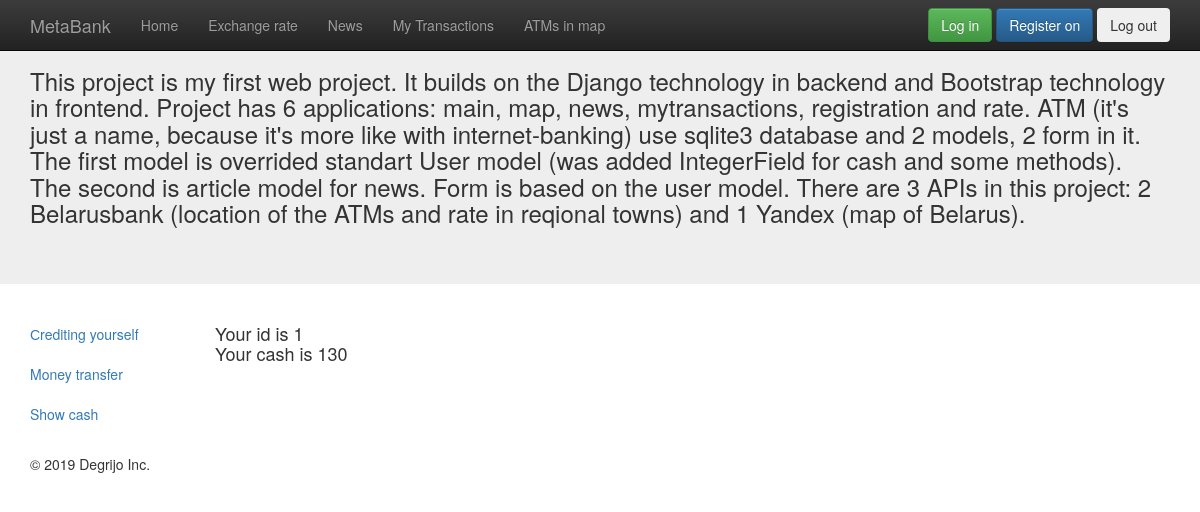
Before: /show_money/ (signed in) with the older database file.
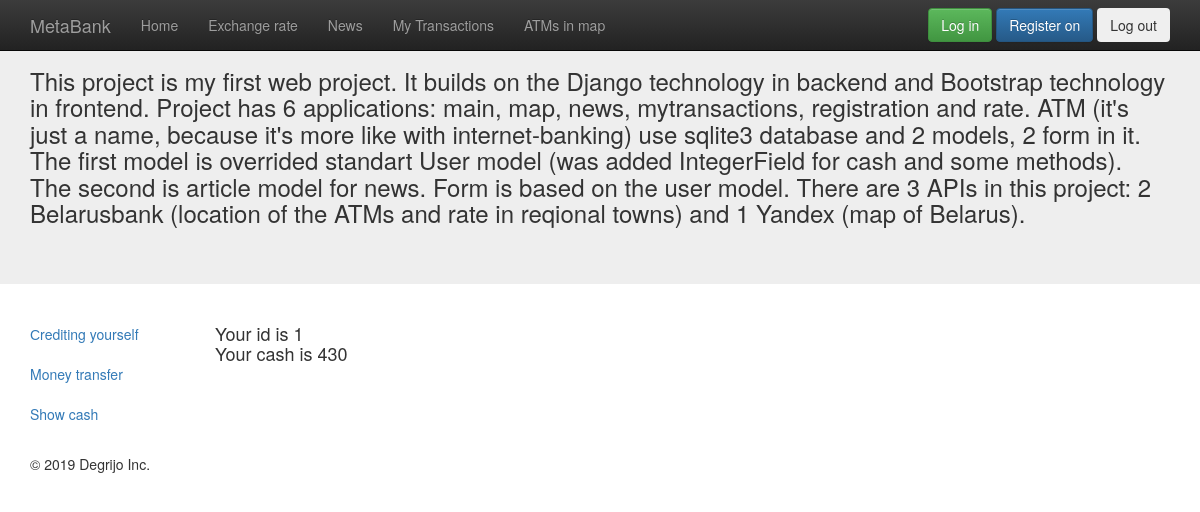
After: the same page with the newer database file.
### mytransactions/models.py (models this page shows, shortened)
class User(AbstractUser):
    money = models.IntegerField(default=0)

### mytransactions/views.py (the view)
# urls.py: url(r'^show_money/', include('mytransactions.urls')),
def show_money(request):
    if request.user.is_authenticated:
        return render(request, 'mytransactions/show_cash.html')
    else:
        return render(request, 'mytransactions/not_loged_in.html')

### mytransactions/templates/mytransactions/show_cash.html
{% extends "appmain/wrapper.html" %}
{% block content %}
<div class="col-sm-2">
    <ul class="nav nav-left">
        <li class="active"><a href="crediting_yourself/">Сrediting yourself</a></li>
        <li class="active"><a href="money_transfer/">Money transfer</a></li>
        <li class="active"><a href="#">Show cash</a></li>
    </ul>
</div>
<div class="col-sm-10">
    <h4>Your id is {{user.id}}<br>
        Your cash is {{user.money}}</h4>
</div>
{% endblock %}

Changed rows visible on the page:
changed User id 1: money "130" → "430"
